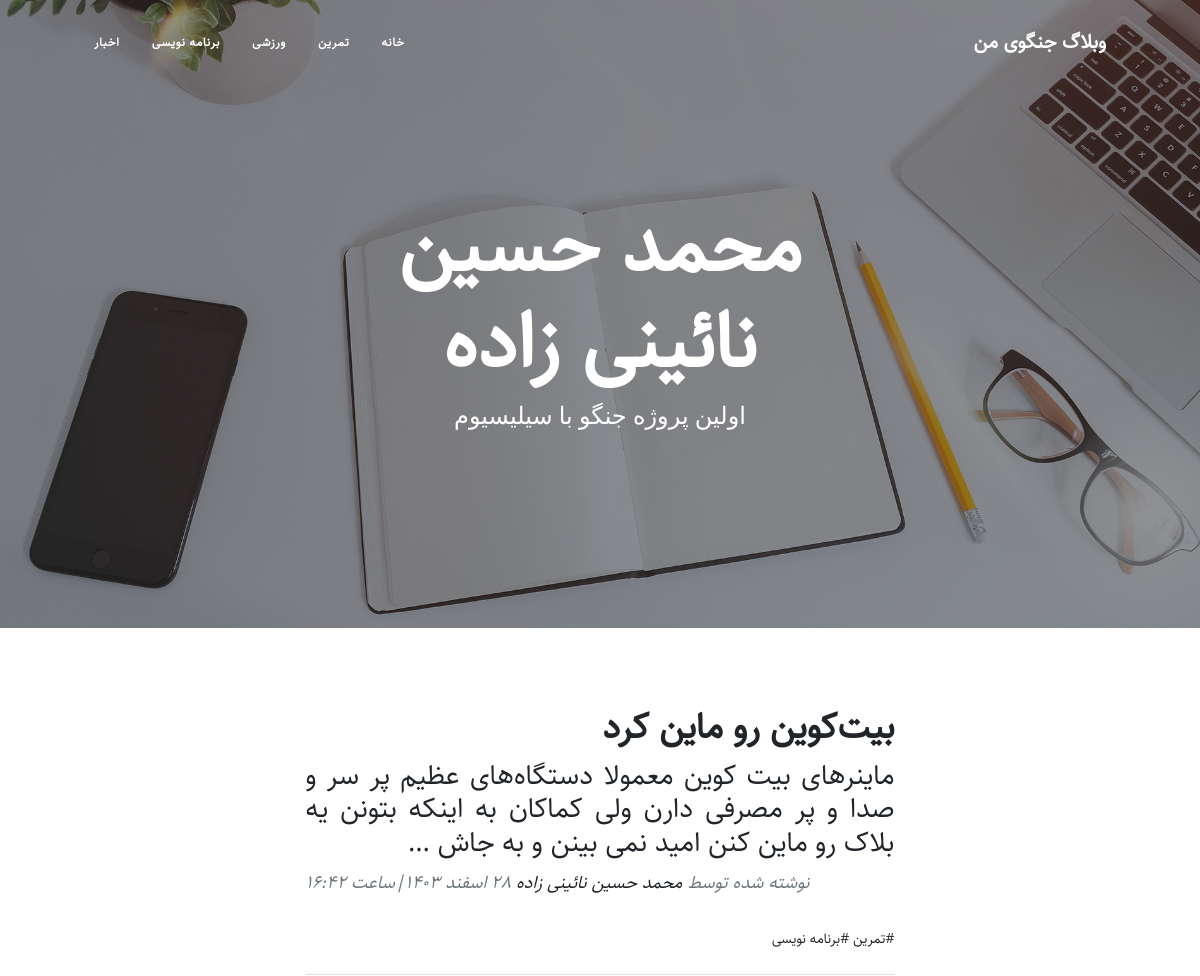
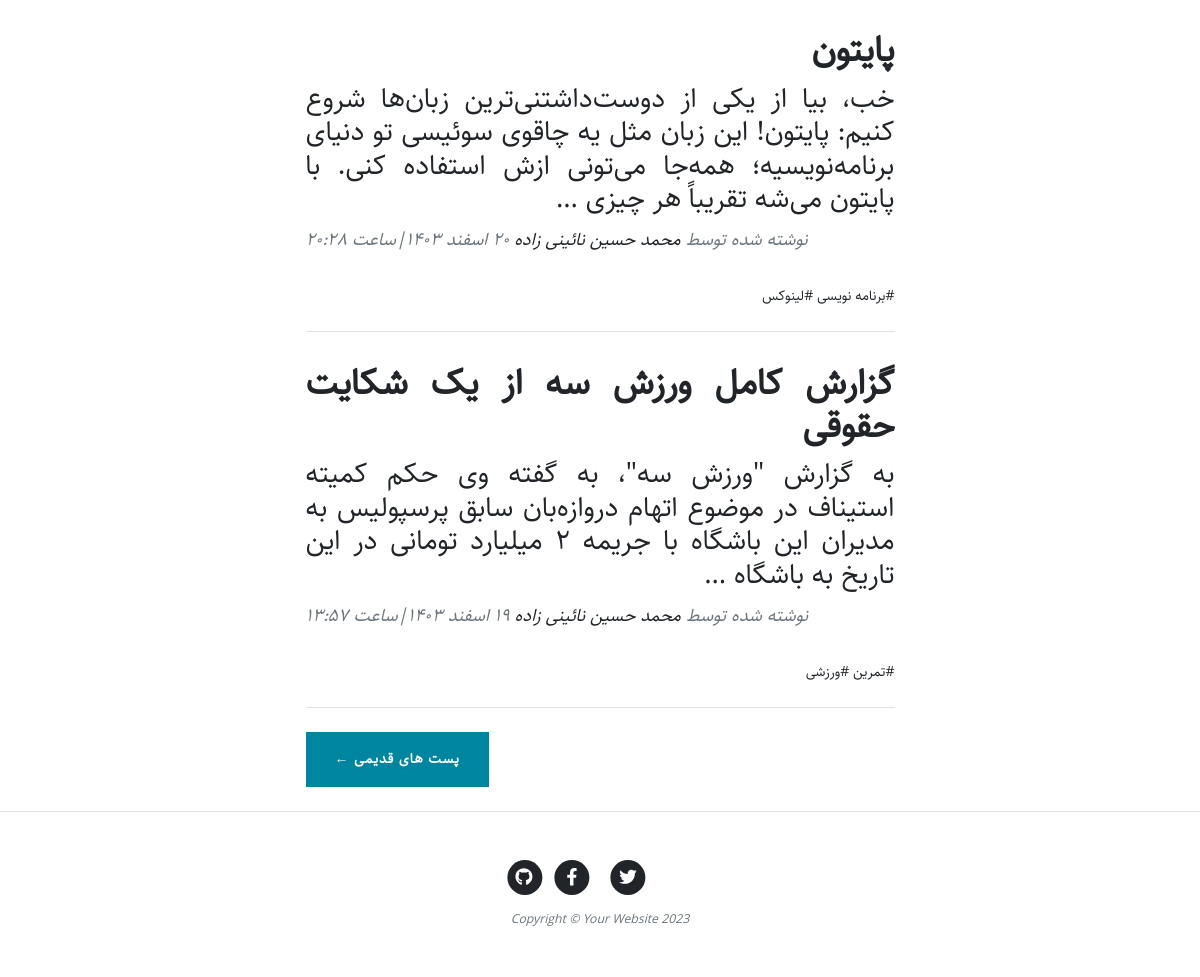
The app's page /, older data (2 pictures, top to bottom).
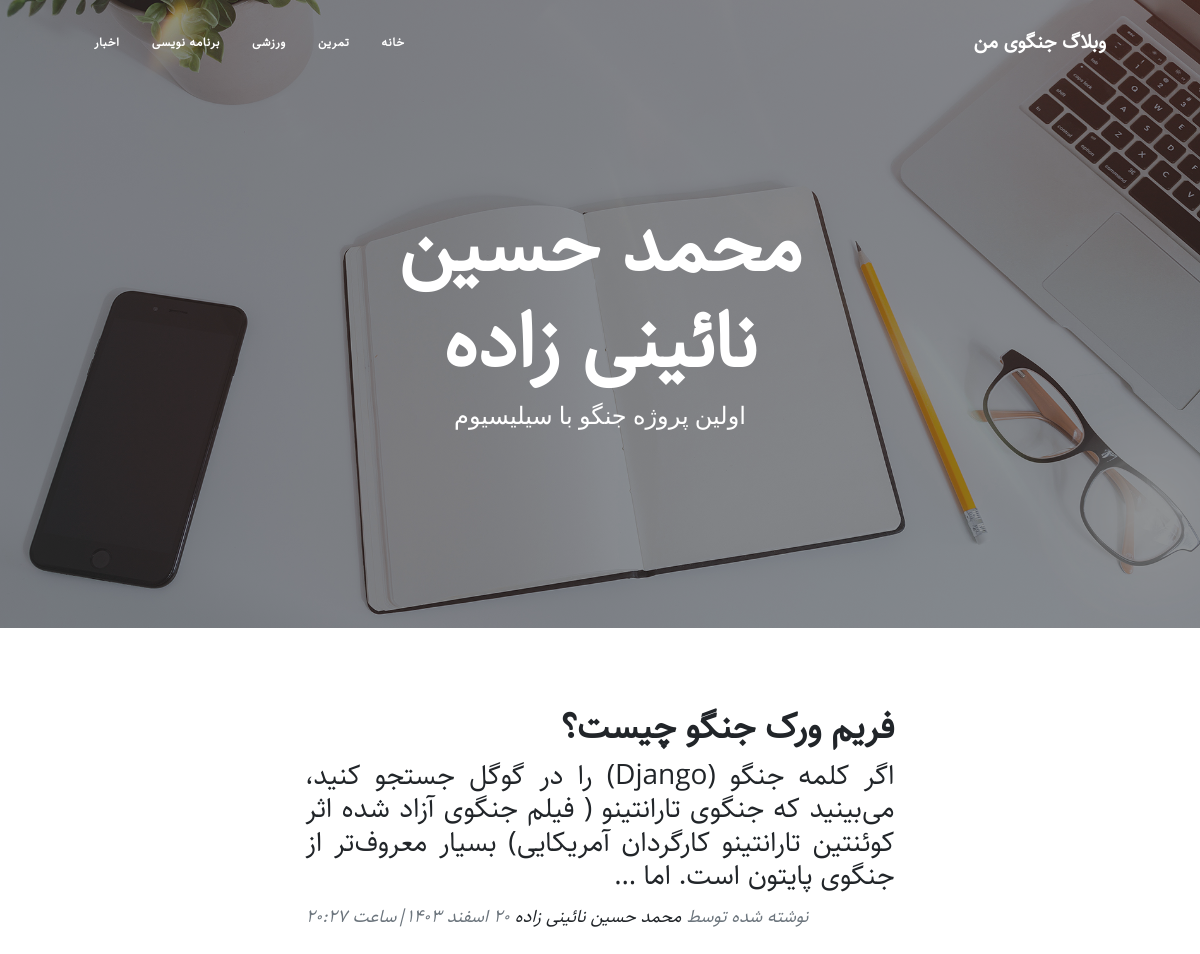
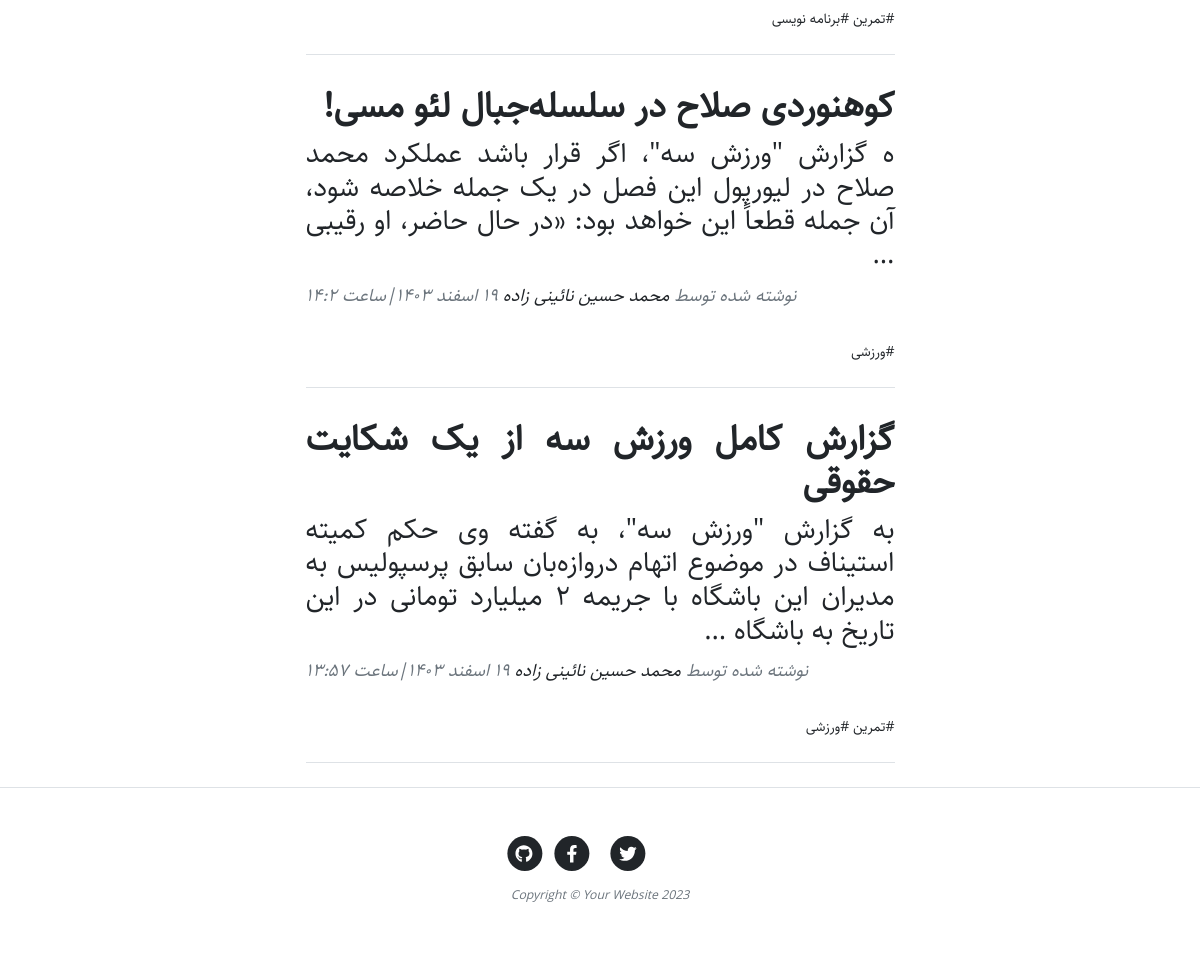
The same page, newer data (2 pictures, top to bottom).
### blog/models.py (models this page shows, shortened)
class Category(models.Model):
    parent = models.ForeignKey('self',default=None,null=True,blank=True,on_delete=models.SET_NULL,related_name='children',verbose_name='زیر دسته')
    title = models.CharField(max_length=200,verbose_name="عنوان دسته بندی")
    slug = models.SlugField(max_length=100,unique=True,verbose_name="آدرس دسته بندی")
    status = models.BooleanField(default=True,verbose_name="آیا نمایش داده شود؟" )
    position = models.IntegerField(verbose_name="پوزیشن")
    class Meta:
        verbose_name = "دسته بندی"
        verbose_name_plural = "دسته بندی ها"
        ordering = ['parent__id','position']
    objects = CatrgoryManager()

class Article(models.Model):
    STATUS_CHOICE = (
        ('d',"پیشنویس"),
        ('p',"منتشر شده")
    )
    title = models.CharField(max_length=200,verbose_name="عنوان مقاله")
    slug = models.SlugField(max_length=100,unique=True,verbose_name="اسلاگ")
    category = models.ManyToManyField(Category,verbose_name="دسته بندی",related_name="articles")
    describtion = models.TextField(verbose_name="توضیحات")
    thumbnail = models.ImageField(upload_to="",verbose_name="تصویر اصلی")
    publish = models.DateTimeField(default=timezone.now,verbose_name="زمان انتشار")
    created = models.DateTimeField(auto_now_add=True,verbose_name="نویسنده مقاله")
    updated = models.DateTimeField(auto_now=True,verbose_name="زمان بروزرسانی")
    status = models.CharField(max_length=1, choices=STATUS_CHOICE,verbose_name="وضعیت")
    class Meta:
        verbose_name = "مقاله"
        verbose_name_plural = "مقالات"
        ordering = ['-publish']
    def jpublish(self):
        return jalali_converter(self.publish)
    jpublish.short_description = "زمان انتشار"
    def thumbnail_tag(self):
        return format_html("<img width=75 height=45 style='border-radius: 5px;' src='{}'>".format(self.thumbnail.url))
    thumbnail_tag.short_description = "عکس مقاله"
    def category_published(self):
        return self.category.filter(status = True)
    objects = ArticleManager()

### blog/views.py (the view)
# urls.py: path('', ArticleList.as_view(), name='ArticleList'),
class ArticleList(ListView):
    queryset = Article.objects.published()
    paginate_by = 3

### blog/models.py (called while the page is built)
    def active(self):
        return self.filter(status = True)

### blog/templatetags/base_tags.py (called while the page is built)
@register.simple_tag
def title():
    return "وبلاگ جنگوی من"

@register.inclusion_tag("blog/partials/category_navbar.html")
def category_navbar():
    return{
        'category' : Category.objects.filter(status=True)
    }

### extensions/jalali.py (called while the page is built)
    def persian_tuple(self):
        return self.persian_year, self.persian_month, self.persian_day

### extensions/utils.py (called while the page is built)
def persian_number_coverter(mystr):
    numbers= {
        '0': '۰',
        '1': '۱',
        '2': '۲',
        '3': '۳',
        '4': '۴',
        '5': '۵',
        '6': '۶',
        '7': '۷',
        '8': '۸',
        '9': '۹'
    }
    for e, p in numbers.items():
        mystr = mystr.replace(e, p)
    return mystr

### blog/templates/blog/article_list.html (shortened to what this page needs)
{% extends 'blog/base.html' %}
{% load static %}
{% block main %}
        <header class="masthead" style="background-image: url('{% static 'blog/assets/img/home-bg.jpg' %}')">
            <div class="container position-relative px-4 px-lg-5">
                <div class="row gx-4 gx-lg-5 justify-content-center">
                    <div class="col-md-10 col-lg-8 col-xl-7">
                        <div class="site-heading">
                            <h1>محمد حسین نائینی زاده</h1>
                            <span class="subheading">اولین پروژه جنگو با سیلیسیوم</span>
                        </div>
                    </div>
                </div>
            </div>
        </header>
        <div class="container px-4 px-lg-5">
            <div class="row gx-4 gx-lg-5 justify-content-center">
                <div class="col-md-10 col-lg-8 col-xl-7">
                    {% for article in object_list %}
                        <div class="post-preview" style="text-align: justify;">
                            <a href="{% url 'blog:detailArticle' article.slug %}">
                                <h2 class="post-title" >{{article.title}}</h2>
                                <h3 class="post-subtitle">{{article.describtion|truncatewords:30}}</h3>
                            </a>
                            <p class="post-meta">
                                نوشته شده توسط
                                <a href="#!">محمد حسین نائینی زاده</a>
                                {{article.jpublish}}
                            </p>
                            <div>
                                {% for cat in article.category_published.all %}
                                    <a href="{% url 'blog:category' cat.slug %}">#{{cat.title}}</a>
                                {% endfor %}
                            </div>
                        </div>
                        <hr class="my-4" />
                    {% endfor %}
                    {% if is_paginated %}
                        <div class="d-flex justify-content-end mb-4">
                            {% if page_obj.has_next %}
                                <a class="btn btn-primary text-uppercase" href="{% url 'blog:ArticleList' page_obj.next_page_number %}">پست های قدیمی &larr;</a>
                            {% endif %}
                        </div>
                    {% endif %}
                </div>
            </div>
        </div>
{% endblock %}

### blog/templates/blog/partials/category_navbar.html (shortened to what this page needs)
<div class="collapse navbar-collapse" id="navbarResponsive">
    <ul class="navbar-nav ms-auto py-4 py-lg-0">
        <li class="nav-item">
            <a class="nav-link px-lg-3 py-3 py-lg-4" href="{% url 'blog:ArticleList' %}">خانه</a>
        </li>
        {% for cat in category %}
            {% if cat.parent == None %}
                <li class="nav-item dropdown has-submenu">
                    <a class="nav-link px-lg-3 py-3 py-lg-4" href="{% url 'blog:category' cat.slug %}">
                        {{ cat.title }}
                    </a>
                </li>
            {% endif %}
        {% endfor %}
    </ul>
</div>

Row changes from the older to the newer data that the page shows:
no longer on this page (row edited): Article: title "بیت‌کوین رو ماین کرد", describtion "ماینرهای بیت کوین معمولا دستگاه‌های عظیم پر سر و صدا و پر مصرفی دارن ولی کماکان به اینکه بتونن یه بلاک رو ماین کنن امید نمی بینن و به جاش …", jpublish "۲۸ اسفند ۱۴۰۳|ساعت ۱۶:۴۲", Category (title "تمرین"), Category (title "برنامه نویسی")
no longer on this page (row edited): Article: title "پایتون", describtion "خب، بیا از یکی از دوست‌داشتنی‌ترین زبان‌ها شروع کنیم: پایتون! این زبان مثل یه چاقوی سوئیسی تو دنیای برنامه‌نویسیه؛ همه‌جا می‌تونی ازش استفاده کنی. با پایتون می‌شه تقریباً هر چیزی …", jpublish "۲۰ اسفند ۱۴۰۳|ساعت ۲۰:۲۸", Category (title "برنامه نویسی")
no longer on this page (row unchanged): Category: title "لینوکس", shown under "پایتون"
now on this page (row edited): Article: title "فریم ورک جنگو چیست؟", describtion "اگر کلمه جنگو (Django) را در گوگل جستجو کنید، می‌بینید که جنگوی تارانتینو ( فیلم جنگوی آزاد شده اثر کوئنتین تارانتینو کارگردان آمریکایی) بسیار معروف‌تر از جنگوی پایتون است. اما …", jpublish "۲۰ اسفند ۱۴۰۳|ساعت ۲۰:۲۷", Category (title "تمرین"), Category (title "برنامه نویسی")
now on this page (row edited): Article: title "کوهنوردی صلاح در سلسله‌جبال لئو مسی!", describtion "ه گزارش \"ورزش سه\"، اگر قرار باشد عملکرد محمد صلاح در لیورپول این فصل در یک جمله خلاصه شود، آن جمله قطعاً این خواهد بود: «در حال حاضر، او رقیبی …", jpublish "۱۹ اسفند ۱۴۰۳|ساعت ۱۴:۲", Category (title "ورزشی")
Text that changed along with them:
text no longer shown: "پست های قدیمی ←"
